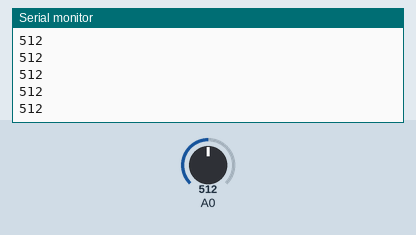
Recording of a sketch running on a simulated Arduino Uno, built with avr-gcc and run on an emulated ATmega328P. Parts: the last lines printed to the serial monitor. The inputs (shaded band) are chosen by the test bench; at power-on: A0 = 512.

Above: at 1.2 s.
1.3 s: A0 set to 716
At 1.8 s:
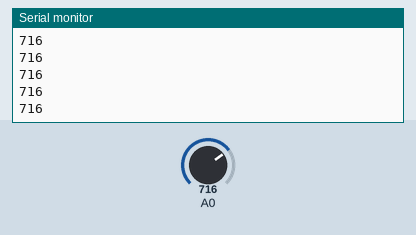
2.8 s: A0 set to 900
At 3.8 s:
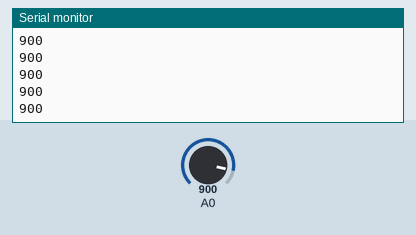
Timing chart, 0 to 5.8 s (numbered marks = the images above; inputs shaded):
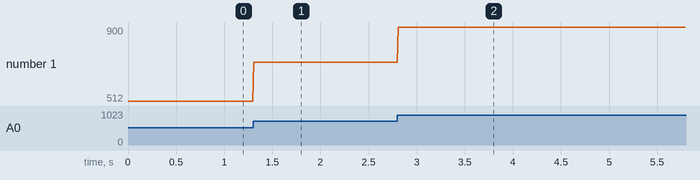

The sketch:

emg_sensor.ino
```cpp
void setup() {
  Serial.begin(9600); //Start serial communication at 9600 baud rate
}

void loop() {
  //Repeatedly run this code to read the sensor
  int muscleSignal = analogRead(A0);  // Read the processed muscle signal from A0
  Serial.println(muscleSignal);       // Output the value to the serial port
  delay(10);                          // Short delay to allow a smooth update on the plot
}
```

Measured:
- after the input at 1.3 s, the serial monitor: prints a new line at once (image 1)
- after the input at 2.8 s, the serial monitor: prints a new line at once (image 2)
- plotted number 1: 512 → 716 after the input at 1.3 s, 716 → 900 after the input at 2.8 s
